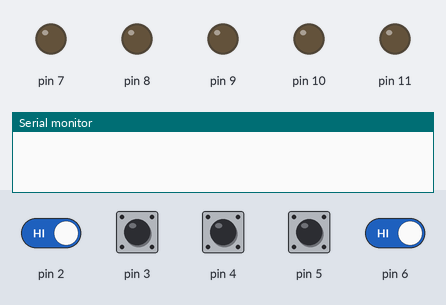
A sketch run on a simulated Arduino Uno, built with avr-gcc and run on an emulated ATmega328P. Parts: output pins drawn as LEDs (lit = HIGH), the last lines printed to the serial monitor. Dashed ring = blinking. The test bench sets the inputs (shaded band); at power-on: pin 2–6 HIGH. Random numbers use the default seed unless the sketch sets one.

Above: at 5.2 s.
5.3 s: pin 2 driven LOW and pin 6 driven LOW
8.3 s: pin 5 pulled LOW for 1 s
At 12.1 s:
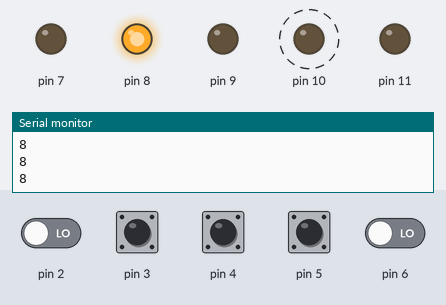
12.3 s: pin 3 pulled LOW for 0.15 s
At 15.8 s:
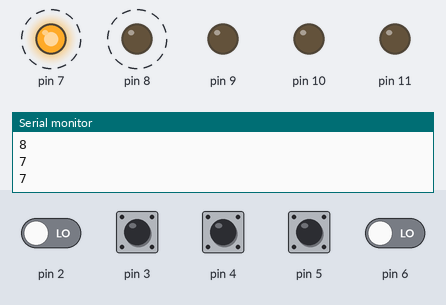
18.4 s: pin 4 pulled LOW for 0.15 s
At 19.4 s:
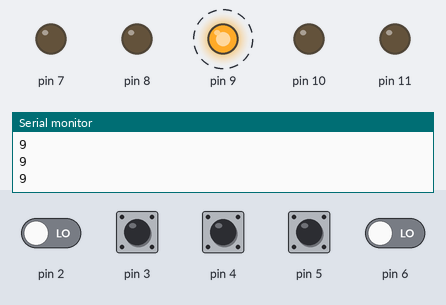
21.5 s: pin 5 pulled LOW for 0.15 s
At 22.0 s:
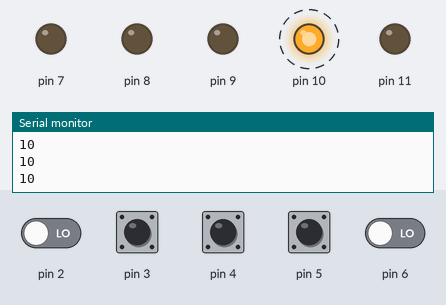
Timing chart, 0 to 25.6 s (numbered marks = the images above; inputs shaded):
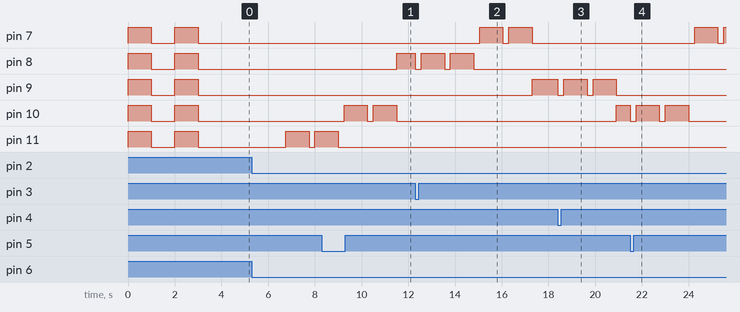

Measured:
- after the input at 8.3 s, pin 8: LOW → HIGH after 3.2 s
- after the input at 12.3 s, pin 7: alternates HIGH for 1.0 s and LOW for 0.25 s, starting after 2.8 s; pin 8: alternates HIGH for 1.0 s and LOW for 0.25 s, 5 changes in all, then stays LOW, starting at once; pin 9: LOW → HIGH after 5.0 s
- after the input at 18.4 s, pin 9: alternates HIGH for 1.0 s and LOW for 0.25 s, starting at once; pin 10: LOW → HIGH after 2.5 s
- after the input at 21.5 s, pin 7: LOW → HIGH after 2.8 s, → LOW 1.0 s later, → HIGH 0.25 s later; pin 10: alternates HIGH for 1.0 s and LOW for 0.25 s, starting at once
- by itself, pin 10: alternates HIGH for 1.0 s and LOW for 0.25 s

The sketch:

Gamebar.ino
```cpp
int currentLED = 0;                             //Variable for next LED display instruction
int nextLED = 0;                                //Variable for current LED display instruction

void setup() {
  int pinNumber = 2;
  while(pinNumber <= 6){
    pinMode(pinNumber, INPUT_PULLUP);
    pinNumber++;
  }                                             //Set the input pins
  while(pinNumber <= 11){
    pinMode(pinNumber, OUTPUT);
    pinNumber++;
  }                                             //Set the output pins
  int i = 0;
  for(i = 0; i <= 1; i++){                      //Turn on all lights for initial check
    for(pinNumber = 7; pinNumber <= 11; pinNumber++){
      digitalWrite(pinNumber, HIGH);
    }
    delay(1000);
    for(pinNumber = 7; pinNumber <= 11; pinNumber++){
      digitalWrite(pinNumber, LOW);
    }
    delay(1000);
  }
  randomSeed(analogRead(A0));                   //Generate random lighting pattern
  nextLED = random(7, 12);                       //Initialize the LED pattern
  Serial.begin(9600);
}

void loop() {
  if(currentLED != nextLED){                    //Blinking for the LED pattern change
    digitalWrite((currentLED), LOW);
    delay(250);
    digitalWrite((currentLED), HIGH);
    delay(1000);
    digitalWrite((currentLED), LOW);
    delay(250);
    digitalWrite((currentLED), HIGH);
    delay(1000);
    digitalWrite((currentLED), LOW);
    currentLED = nextLED;
    digitalWrite((currentLED), HIGH);
  }
  Serial.println(currentLED);
  if(!digitalRead(2) && currentLED == 7){        //Check input against target
    nextLED = random(7, 12);                     //Change pattern if input matches target
  }else if(!digitalRead(3) && currentLED == 8){
    nextLED = random(7, 12);
  }else if(!digitalRead(4) && currentLED == 9){
    nextLED = random(7, 12);
  }else if(!digitalRead(5) && currentLED == 10){
    nextLED = random(7, 12);
  }else if(!digitalRead(6) && currentLED == 11){
    nextLED = random(7, 12);
  }
}
```
